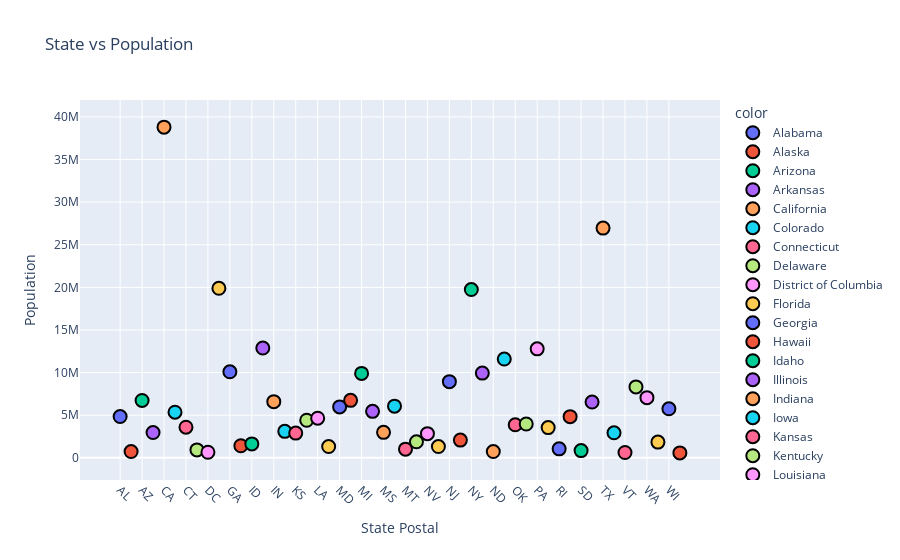

The notebook cell this image was saved under:
### Markdown cell above
## Q4
**Python program to draw a scatter plot for a given dataset and show datalabels on hover** 
<br><br>
Dataset: `https://raw.githubusercontent.com/plotly/datasets/master/2014_usa_states.csv`

### Code cell
def main():
    logger = create_logger('plotly_q4')
    df = pd.read_csv('https://raw.githubusercontent.com/plotly/datasets/master/2014_usa_states.csv')
    print(df.head(5))
    
    fig = px.scatter(x=df['Postal'], y=df['Population'], title="State vs Population",
                    hover_name=df['State'],
                    labels={'x': 'State Postal', 'y': 'Population'},
                    template="plotly",
                    color = df['State'])
    
    # defining marker style
    marker_style = {
            'size': 13,
            'line': {
                'width': 2,
                'color' : 'black'
            }
        }
    
    fig.update_traces(marker=marker_style)
    fig.update_xaxes(tickangle=45)
    
    logger.info('Scatter plot created successfully.')
    fig.show()
    logger.info('Styled Scatter plot displayed successfully.')
    
    
if __name__ == "__main__":
    main()

### Figure 1 — Plotly figure (JSON) as saved in the notebook; plotly's stock layout.template omitted (floating-point values rounded to 4 significant figures)
{"data": [{"hovertemplate": "<b>%{hovertext}</b><br><br>color=Alabama<br>State Postal=%{x}<br>Population=%{y}<extra></extra>", "hovertext": ["Alabama"], "legendgroup": "Alabama", "marker": {"color": "#636efa", "line": {"color": "black", "width": 2}, "size": 13, "symbol": "circle"}, "mode": "markers", "name": "Alabama", "orientation": "v", "showlegend": true, "type": "scatter", "x": ["AL"], "xaxis": "x", "y": [4849377], "yaxis": "y"}, {"hovertemplate": "<b>%{hovertext}</b><br><br>color=Alaska<br>State Postal=%{x}<br>Population=%{y}<extra></extra>", "hovertext": ["Alaska"], "legendgroup": "Alaska", "marker": {"color": "#EF553B", "line": {"color": "black", "width": 2}, "size": 13, "symbol": "circle"}, "mode": "markers", "name": "Alaska", "orientation": "v", "showlegend": true, "type": "scatter", "x": ["AK"], "xaxis": "x", "y": [736732], "yaxis": "y"}, {"hovertemplate": "<b>%{hovertext}</b><br><br>color=Arizona<br>State Postal=%{x}<br>Population=%{y}<extra></extra>", "hovertext": ["Arizona"], "legendgroup": "Arizona", "marker": {"color": "#00cc96", "line": {"color": "black", "width": 2}, "size": 13, "symbol": "circle"}, "mode": "markers", "name": "Arizona", "orientation": "v", "showlegend": true, "type": "scatter", "x": ["AZ"], "xaxis": "x", "y": [6731484], "yaxis": "y"}, {"hovertemplate": "<b>%{hovertext}</b><br><br>color=Arkansas<br>State Postal=%{x}<br>Population=%{y}<extra></extra>", "hovertext": ["Arkansas"], "legendgroup": "Arkansas", "marker": {"color": "#ab63fa", "line": {"color": "black", "width": 2}, "size": 13, "symbol": "circle"}, "mode": "markers", "name": "Arkansas", "orientation": "v", "showlegend": true, "type": "scatter", "x": ["AR"], "xaxis": "x", "y": [2966369], "yaxis": "y"}, {"hovertemplate": "<b>%{hovertext}</b><br><br>color=California<br>State Postal=%{x}<br>Population=%{y}<extra></extra>", "hovertext": ["California"], "legendgroup": "California", "marker": {"color": "#FFA15A", "line": {"color": "black", "width": 2}, "size": 13, "symbol": "circle"}, "mode": "markers", "name": "California", "orientation": "v", "showlegend": true, "type": "scatter", "x": ["CA"], "xaxis": "x", "y": [38802500], "yaxis": "y"}, {"hovertemplate": "<b>%{hovertext}</b><br><br>color=Colorado<br>State Postal=%{x}<br>Population=%{y}<extra></extra>", "hovertext": ["Colorado"], "legendgroup": "Colorado", "marker": {"color": "#19d3f3", "line": {"color": "black", "width": 2}, "size": 13, "symbol": "circle"}, "mode": "markers", "name": "Colorado", "orientation": "v", "showlegend": true, "type": "scatter", "x": ["CO"], "xaxis": "x", "y": [5355866], "yaxis": "y"}, {"hovertemplate": "<b>%{hovertext}</b><br><br>color=Connecticut<br>State Postal=%{x}<br>Population=%{y}<extra></extra>", "hovertext": ["Connecticut"], "legendgroup": "Connecticut", "marker": {"color": "#FF6692", "line": {"color": "black", "width": 2}, "size": 13, "symbol": "circle"}, "mode": "markers", "name": "Connecticut", "orientation": "v", "showlegend": true, "type": "scatter", "x": ["CT"], "xaxis": "x", "y": [3596677], "yaxis": "y"}, {"hovertemplate": "<b>%{hovertext}</b><br><br>color=Delaware<br>State Postal=%{x}<br>Population=%{y}<extra></extra>", "hovertext": ["Delaware"], "legendgroup": "Delaware", "marker": {"color": "#B6E880", "line": {"color": "black", "width": 2}, "size": 13, "symbol": "circle"}, "mode": "markers", "name": "Delaware", "orientation": "v", "showlegend": true, "type": "scatter", "x": ["DE"], "xaxis": "x", "y": [935614], "yaxis": "y"}, {"hovertemplate": "<b>%{hovertext}</b><br><br>color=District of Columbia<br>State Postal=%{x}<br>Population=%{y}<extra></extra>", "hovertext": ["District of Columbia"], "legendgroup": "District of Columbia", "marker": {"color": "#FF97FF", "line": {"color": "black", "width": 2}, "size": 13, "symbol": "circle"}, "mode": "markers", "name": "District of Columbia", "orientation": "v", "showlegend": true, "type": "scatter", "x": ["DC"], "xaxis": "x", "y": [658893], "yaxis": "y"}, {"hovertemplate": "<b>%{hovertext}</b><br><br>color=Florida<br>State Postal=%{x}<br>Population=%{y}<extra></extra>", "hovertext": ["Florida"], "legendgroup": "Florida", "marker": {"color": "#FECB52", "line": {"color": "black", "width": 2}, "size": 13, "symbol": "circle"}, "mode": "markers", "name": "Florida", "orientation": "v", "showlegend": true, "type": "scatter", "x": ["FL"], "xaxis": "x", "y": [19893297], "yaxis": "y"}, {"hovertemplate": "<b>%{hovertext}</b><br><br>color=Georgia<br>State Postal=%{x}<br>Population=%{y}<extra></extra>", "hovertext": ["Georgia"], "legendgroup": "Georgia", "marker": {"color": "#636efa", "line": {"color": "black", "width": 2}, "size": 13, "symbol": "circle"}, "mode": "markers", "name": "Georgia", "orientation": "v", "showlegend": true, "type": "scatter", "x": ["GA"], "xaxis": "x", "y": [10097343], "yaxis": "y"}, {"hovertemplate": "<b>%{hovertext}</b><br><br>color=Hawaii<br>State Postal=%{x}<br>Population=%{y}<extra></extra>", "hovertext": ["Hawaii"], "legendgroup": "Hawaii", "marker": {"color": "#EF553B", "line": {"color": "black", "width": 2}, "size": 13, "symbol": "circle"}, "mode": "markers", "name": "Hawaii", "orientation": "v", "showlegend": true, "type": "scatter", "x": ["HI"], "xaxis": "x", "y": [1419561], "yaxis": "y"}, {"hovertemplate": "<b>%{hovertext}</b><br><br>color=Idaho<br>State Postal=%{x}<br>Population=%{y}<extra></extra>", "hovertext": ["Idaho"], "legendgroup": "Idaho", "marker": {"color": "#00cc96", "line": {"color": "black", "width": 2}, "size": 13, "symbol": "circle"}, "mode": "markers", "name": "Idaho", "orientation": "v", "showlegend": true, "type": "scatter", "x": ["ID"], "xaxis": "x", "y": [1634464], "yaxis": "y"}, {"hovertemplate": "<b>%{hovertext}</b><br><br>color=Illinois<br>State Postal=%{x}<br>Population=%{y}<extra></extra>", "hovertext": ["Illinois"], "legendgroup": "Illinois", "marker": {"color": "#ab63fa", "line": {"color": "black", "width": 2}, "size": 13, "symbol": "circle"}, "mode": "markers", "name": "Illinois", "orientation": "v", "showlegend": true, "type": "scatter", "x": ["IL"], "xaxis": "x", "y": [12880580], "yaxis": "y"}, {"hovertemplate": "<b>%{hovertext}</b><br><br>color=Indiana<br>State Postal=%{x}<br>Population=%{y}<extra></extra>", "hovertext": ["Indiana"], "legendgroup": "Indiana", "marker": {"color": "#FFA15A", "line": {"color": "black", "width": 2}, "size": 13, "symbol": "circle"}, "mode": "markers", "name": "Indiana", "orientation": "v", "showlegend": true, "type": "scatter", "x": ["IN"], "xaxis": "x", "y": [6596855], "yaxis": "y"}, {"hovertemplate": "<b>%{hovertext}</b><br><br>color=Iowa<br>State Postal=%{x}<br>Population=%{y}<extra></extra>", "hovertext": ["Iowa"], "legendgroup": "Iowa", "marker": {"color": "#19d3f3", "line": {"color": "black", "width": 2}, "size": 13, "symbol": "circle"}, "mode": "markers", "name": "Iowa", "orientation": "v", "showlegend": true, "type": "scatter", "x": ["IA"], "xaxis": "x", "y": [3107126], "yaxis": "y"}, {"hovertemplate": "<b>%{hovertext}</b><br><br>color=Kansas<br>State Postal=%{x}<br>Population=%{y}<extra></extra>", "hovertext": ["Kansas"], "legendgroup": "Kansas", "marker": {"color": "#FF6692", "line": {"color": "black", "width": 2}, "size": 13, "symbol": "circle"}, "mode": "markers", "name": "Kansas", "orientation": "v", "showlegend": true, "type": "scatter", "x": ["KS"], "xaxis": "x", "y": [2904021], "yaxis": "y"}, {"hovertemplate": "<b>%{hovertext}</b><br><br>color=Kentucky<br>State Postal=%{x}<br>Population=%{y}<extra></extra>", "hovertext": ["Kentucky"], "legendgroup": "Kentucky", "marker": {"color": "#B6E880", "line": {"color": "black", "width": 2}, "size": 13, "symbol": "circle"}, "mode": "markers", "name": "Kentucky", "orientation": "v", "showlegend": true, "type": "scatter", "x": ["KY"], "xaxis": "x", "y": [4413457], "yaxis": "y"}, {"hovertemplate": "<b>%{hovertext}</b><br><br>color=Louisiana<br>State Postal=%{x}<br>Population=%{y}<extra></extra>", "hovertext": ["Louisiana"], "legendgroup": "Louisiana", "marker": {"color": "#FF97FF", "line": {"color": "black", "width": 2}, "size": 13, "symbol": "circle"}, "mode": "markers", "name": "Louisiana", "orientation": "v", "showlegend": true, "type": "scatter", "x": ["LA"], "xaxis": "x", "y": [4649676], "yaxis": "y"}, {"hovertemplate": "<b>%{hovertext}</b><br><br>color=Maine<br>State Postal=%{x}<br>Population=%{y}<extra></extra>", "hovertext": ["Maine"], "legendgroup": "Maine", "marker": {"color": "#FECB52", "line": {"color": "black", "width": 2}, "size": 13, "symbol": "circle"}, "mode": "markers", "name": "Maine", "orientation": "v", "showlegend": true, "type": "scatter", "x": ["ME"], "xaxis": "x", "y": [1330089], "yaxis": "y"}, {"hovertemplate": "<b>%{hovertext}</b><br><br>color=Maryland<br>State Postal=%{x}<br>Population=%{y}<extra></extra>", "hovertext": ["Maryland"], "legendgroup": "Maryland", "marker": {"color": "#636efa", "line": {"color": "black", "width": 2}, "size": 13, "symbol": "circle"}, "mode": "markers", "name": "Maryland", "orientation": "v", "showlegend": true, "type": "scatter", "x": ["MD"], "xaxis": "x", "y": [5976407], "yaxis": "y"}, {"hovertemplate": "<b>%{hovertext}</b><br><br>color=Massachusetts<br>State Postal=%{x}<br>Population=%{y}<extra></extra>", "hovertext": ["Massachusetts"], "legendgroup": "Massachusetts", "marker": {"color": "#EF553B", "line": {"color": "black", "width": 2}, "size": 13, "symbol": "circle"}, "mode": "markers", "name": "Massachusetts", "orientation": "v", "showlegend": true, "type": "scatter", "x": ["MA"], "xaxis": "x", "y": [6745408], "yaxis": "y"}, {"hovertemplate": "<b>%{hovertext}</b><br><br>color=Michigan<br>State Postal=%{x}<br>Population=%{y}<extra></extra>", "hovertext": ["Michigan"], "legendgroup": "Michigan", "marker": {"color": "#00cc96", "line": {"color": "black", "width": 2}, "size": 13, "symbol": "circle"}, "mode": "markers", "name": "Michigan", "orientation": "v", "showlegend": true, "type": "scatter", "x": ["MI"], "xaxis": "x", "y": [9909877], "yaxis": "y"}, {"hovertemplate": "<b>%{hovertext}</b><br><br>color=Minnesota<br>State Postal=%{x}<br>Population=%{y}<extra></extra>", "hovertext": ["Minnesota"], "legendgroup": "Minnesota", "marker": {"color": "#ab63fa", "line": {"color": "black", "width": 2}, "size": 13, "symbol": "circle"}, "mode": "markers", "name": "Minnesota", "orientation": "v", "showlegend": true, "type": "scatter", "x": ["MN"], "xaxis": "x", "y": [5457173], "yaxis": "y"}, {"hovertemplate": "<b>%{hovertext}</b><br><br>color=Mississippi<br>State Postal=%{x}<br>Population=%{y}<extra></extra>", "hovertext": ["Mississippi"], "legendgroup": "Mississippi", "marker": {"color": "#FFA15A", "line": {"color": "black", "width": 2}, "size": 13, "symbol": "circle"}, "mode": "markers", "name": "Mississippi", "orientation": "v", "showlegend": true, "type": "scatter", "x": ["MS"], "xaxis": "x", "y": [2994079], "yaxis": "y"}, {"hovertemplate": "<b>%{hovertext}</b><br><br>color=Missouri<br>State Postal=%{x}<br>Population=%{y}<extra></extra>", "hovertext": ["Missouri"], "legendgroup": "Missouri", "marker": {"color": "#19d3f3", "line": {"color": "black", "width": 2}, "size": 13, "symbol": "circle"}, "mode": "markers", "name": "Missouri", "orientation": "v", "showlegend": true, "type": "scatter", "x": ["MO"], "xaxis": "x", "y": [6063589], "yaxis": "y"}, {"hovertemplate": "<b>%{hovertext}</b><br><br>color=Montana<br>State Postal=%{x}<br>Population=%{y}<extra></extra>", "hovertext": ["Montana"], "legendgroup": "Montana", "marker": {"color": "#FF6692", "line": {"color": "black", "width": 2}, "size": 13, "symbol": "circle"}, "mode": "markers", "name": "Montana", "orientation": "v", "showlegend": true, "type": "scatter", "x": ["MT"], "xaxis": "x", "y": [1023579], "yaxis": "y"}, {"hovertemplate": "<b>%{hovertext}</b><br><br>color=Nebraska<br>State Postal=%{x}<br>Population=%{y}<extra></extra>", "hovertext": ["Nebraska"], "legendgroup": "Nebraska", "marker": {"color": "#B6E880", "line": {"color": "black", "width": 2}, "size": 13, "symbol": "circle"}, "mode": "markers", "name": "Nebraska", "orientation": "v", "showlegend": true, "type": "scatter", "x": ["NE"], "xaxis": "x", "y": [1881503], "yaxis": "y"}, {"hovertemplate": "<b>%{hovertext}</b><br><br>color=Nevada<br>State Postal=%{x}<br>Population=%{y}<extra></extra>", "hovertext": ["Nevada"], "legendgroup": "Nevada", "marker": {"color": "#FF97FF", "line": {"color": "black", "width": 2}, "size": 13, "symbol": "circle"}, "mode": "markers", "name": "Nevada", "orientation": "v", "showlegend": true, "type": "scatter", "x": ["NV"], "xaxis": "x", "y": [2839098], "yaxis": "y"}, {"hovertemplate": "<b>%{hovertext}</b><br><br>color=New Hampshire<br>State Postal=%{x}<br>Population=%{y}<extra></extra>", "hovertext": ["New Hampshire"], "legendgroup": "New Hampshire", "marker": {"color": "#FECB52", "line": {"color": "black", "width": 2}, "size": 13, "symbol": "circle"}, "mode": "markers", "name": "New Hampshire", "orientation": "v", "showlegend": true, "type": "scatter", "x": ["NH"], "xaxis": "x", "y": [1326813], "yaxis": "y"}, {"hovertemplate": "<b>%{hovertext}</b><br><br>color=New Jersey<br>State Postal=%{x}<br>Population=%{y}<extra></extra>", "hovertext": ["New Jersey"], "legendgroup": "New Jersey", "marker": {"color": "#636efa", "line": {"color": "black", "width": 2}, "size": 13, "symbol": "circle"}, "mode": "markers", "name": "New Jersey", "orientation": "v", "showlegend": true, "type": "scatter", "x": ["NJ"], "xaxis": "x", "y": [8938175], "yaxis": "y"}, {"hovertemplate": "<b>%{hovertext}</b><br><br>color=New Mexico<br>State Postal=%{x}<br>Population=%{y}<extra></extra>", "hovertext": ["New Mexico"], "legendgroup": "New Mexico", "marker": {"color": "#EF553B", "line": {"color": "black", "width": 2}, "size": 13, "symbol": "circle"}, "mode": "markers", "name": "New Mexico", "orientation": "v", "showlegend": true, "type": "scatter", "x": ["NM"], "xaxis": "x", "y": [2085572], "yaxis": "y"}, {"hovertemplate": "<b>%{hovertext}</b><br><br>color=New York<br>State Postal=%{x}<br>Population=%{y}<extra></extra>", "hovertext": ["New York"], "legendgroup": "New York", "marker": {"color": "#00cc96", "line": {"color": "black", "width": 2}, "size": 13, "symbol": "circle"}, "mode": "markers", "name": "New York", "orientation": "v", "showlegend": true, "type": "scatter", "x": ["NY"], "xaxis": "x", "y": [19746227], "yaxis": "y"}, {"hovertemplate": "<b>%{hovertext}</b><br><br>color=North Carolina<br>State Postal=%{x}<br>Population=%{y}<extra></extra>", "hovertext": ["North Carolina"], "legendgroup": "North Carolina", "marker": {"color": "#ab63fa", "line": {"color": "black", "width": 2}, "size": 13, "symbol": "circle"}, "mode": "markers", "name": "North Carolina", "orientation": "v", "showlegend": true, "type": "scatter", "x": ["NC"], "xaxis": "x", "y": [9943964], "yaxis": "y"}, {"hovertemplate": "<b>%{hovertext}</b><br><br>color=North Dakota<br>State Postal=%{x}<br>Population=%{y}<extra></extra>", "hovertext": ["North Dakota"], "legendgroup": "North Dakota", "marker": {"color": "#FFA15A", "line": {"color": "black", "width": 2}, "size": 13, "symbol": "circle"}, "mode": "markers", "name": "North Dakota", "orientation": "v", "showlegend": true, "type": "scatter", "x": ["ND"], "xaxis": "x", "y": [739482], "yaxis": "y"}, {"hovertemplate": "<b>%{hovertext}</b><br><br>color=Ohio<br>State Postal=%{x}<br>Population=%{y}<extra></extra>", "hovertext": ["Ohio"], "legendgroup": "Ohio", "marker": {"color": "#19d3f3", "line": {"color": "black", "width": 2}, "size": 13, "symbol": "circle"}, "mode": "markers", "name": "Ohio", "orientation": "v", "showlegend": true, "type": "scatter", "x": ["OH"], "xaxis": "x", "y": [11594163], "yaxis": "y"}, {"hovertemplate": "<b>%{hovertext}</b><br><br>color=Oklahoma<br>State Postal=%{x}<br>Population=%{y}<extra></extra>", "hovertext": ["Oklahoma"], "legendgroup": "Oklahoma", "marker": {"color": "#FF6692", "line": {"color": "black", "width": 2}, "size": 13, "symbol": "circle"}, "mode": "markers", "name": "Oklahoma", "orientation": "v", "showlegend": true, "type": "scatter", "x": ["OK"], "xaxis": "x", "y": [3878051], "yaxis": "y"}, {"hovertemplate": "<b>%{hovertext}</b><br><br>color=Oregon<br>State Postal=%{x}<br>Population=%{y}<extra></extra>", "hovertext": ["Oregon"], "legendgroup": "Oregon", "marker": {"color": "#B6E880", "line": {"color": "black", "width": 2}, "size": 13, "symbol": "circle"}, "mode": "markers", "name": "Oregon", "orientation": "v", "showlegend": true, "type": "scatter", "x": ["OR"], "xaxis": "x", "y": [3970239], "yaxis": "y"}, {"hovertemplate": "<b>%{hovertext}</b><br><br>color=Pennsylvania<br>State Postal=%{x}<br>Population=%{y}<extra></extra>", "hovertext": ["Pennsylvania"], "legendgroup": "Pennsylvania", "marker": {"color": "#FF97FF", "line": {"color": "black", "width": 2}, "size": 13, "symbol": "circle"}, "mode": "markers", "name": "Pennsylvania", "orientation": "v", "showlegend": true, "type": "scatter", "x": ["PA"], "xaxis": "x", "y": [12787209], "yaxis": "y"}, {"hovertemplate": "<b>%{hovertext}</b><br><br>color=Puerto Rico<br>State Postal=%{x}<br>Population=%{y}<extra></extra>", "hovertext": ["Puerto Rico"], "legendgroup": "Puerto Rico", "marker": {"color": "#FECB52", "line": {"color": "black", "width": 2}, "size": 13, "symbol": "circle"}, "mode": "markers", "name": "Puerto Rico", "orientation": "v", "showlegend": true, "type": "scatter", "x": ["PR"], "xaxis": "x", "y": [3548397], "yaxis": "y"}, {"hovertemplate": "<b>%{hovertext}</b><br><br>color=Rhode Island<br>State Postal=%{x}<br>Population=%{y}<extra></extra>", "hovertext": ["Rhode Island"], "legendgroup": "Rhode Island", "marker": {"color": "#636efa", "line": {"color": "black", "width": 2}, "size": 13, "symbol": "circle"}, "mode": "markers", "name": "Rhode Island", "orientation": "v", "showlegend": true, "type": "scatter", "x": ["RI"], "xaxis": "x", "y": [1055173], "yaxis": "y"}, {"hovertemplate": "<b>%{hovertext}</b><br><br>color=South Carolina<br>State Postal=%{x}<br>Population=%{y}<extra></extra>", "hovertext": ["South Carolina"], "legendgroup": "South Carolina", "marker": {"color": "#EF553B", "line": {"color": "black", "width": 2}, "size": 13, "symbol": "circle"}, "mode": "markers", "name": "South Carolina", "orientation": "v", "showlegend": true, "type": "scatter", "x": ["SC"], "xaxis": "x", "y": [4832482], "yaxis": "y"}, {"hovertemplate": "<b>%{hovertext}</b><br><br>color=South Dakota<br>State Postal=%{x}<br>Population=%{y}<extra></extra>", "hovertext": ["South Dakota"], "legendgroup": "South Dakota", "marker": {"color": "#00cc96", "line": {"color": "black", "width": 2}, "size": 13, "symbol": "circle"}, "mode": "markers", "name": "South Dakota", "orientation": "v", "showlegend": true, "type": "scatter", "x": ["SD"], "xaxis": "x", "y": [853175], "yaxis": "y"}, {"hovertemplate": "<b>%{hovertext}</b><br><br>color=Tennessee<br>State Postal=%{x}<br>Population=%{y}<extra></extra>", "hovertext": ["Tennessee"], "legendgroup": "Tennessee", "marker": {"color": "#ab63fa", "line": {"color": "black", "width": 2}, "size": 13, "symbol": "circle"}, "mode": "markers", "name": "Tennessee", "orientation": "v", "showlegend": true, "type": "scatter", "x": ["TN"], "xaxis": "x", "y": [6549352], "yaxis": "y"}, {"hovertemplate": "<b>%{hovertext}</b><br><br>color=Texas<br>State Postal=%{x}<br>Population=%{y}<extra></extra>", "hovertext": ["Texas"], "legendgroup": "Texas", "marker": {"color": "#FFA15A", "line": {"color": "black", "width": 2}, "size": 13, "symbol": "circle"}, "mode": "markers", "name": "Texas", "orientation": "v", "showlegend": true, "type": "scatter", "x": ["TX"], "xaxis": "x", "y": [26956958], "yaxis": "y"}, {"hovertemplate": "<b>%{hovertext}</b><br><br>color=Utah<br>State Postal=%{x}<br>Population=%{y}<extra></extra>", "hovertext": ["Utah"], "legendgroup": "Utah", "marker": {"color": "#19d3f3", "line": {"color": "black", "width": 2}, "size": 13, "symbol": "circle"}, "mode": "markers", "name": "Utah", "orientation": "v", "showlegend": true, "type": "scatter", "x": ["UT"], "xaxis": "x", "y": [2942902], "yaxis": "y"}, {"hovertemplate": "<b>%{hovertext}</b><br><br>color=Vermont<br>State Postal=%{x}<br>Population=%{y}<extra></extra>", "hovertext": ["Vermont"], "legendgroup": "Vermont", "marker": {"color": "#FF6692", "line": {"color": "black", "width": 2}, "size": 13, "symbol": "circle"}, "mode": "markers", "name": "Vermont", "orientation": "v", "showlegend": true, "type": "scatter", "x": ["VT"], "xaxis": "x", "y": [626562], "yaxis": "y"}, {"hovertemplate": "<b>%{hovertext}</b><br><br>color=Virginia<br>State Postal=%{x}<br>Population=%{y}<extra></extra>", "hovertext": ["Virginia"], "legendgroup": "Virginia", "marker": {"color": "#B6E880", "line": {"color": "black", "width": 2}, "size": 13, "symbol": "circle"}, "mode": "markers", "name": "Virginia", "orientation": "v", "showlegend": true, "type": "scatter", "x": ["VA"], "xaxis": "x", "y": [8326289], "yaxis": "y"}, {"hovertemplate": "<b>%{hovertext}</b><br><br>color=Washington<br>State Postal=%{x}<br>Population=%{y}<extra></extra>", "hovertext": ["Washington"], "legendgroup": "Washington", "marker": {"color": "#FF97FF", "line": {"color": "black", "width": 2}, "size": 13, "symbol": "circle"}, "mode": "markers", "name": "Washington", "orientation": "v", "showlegend": true, "type": "scatter", "x": ["WA"], "xaxis": "x", "y": [7061530], "yaxis": "y"}, {"hovertemplate": "<b>%{hovertext}</b><br><br>color=West Virginia<br>State Postal=%{x}<br>Population=%{y}<extra></extra>", "hovertext": ["West Virginia"], "legendgroup": "West Virginia", "marker": {"color": "#FECB52", "line": {"color": "black", "width": 2}, "size": 13, "symbol": "circle"}, "mode": "markers", "name": "West Virginia", "orientation": "v", "showlegend": true, "type": "scatter", "x": ["WV"], "xaxis": "x", "y": [1850326], "yaxis": "y"}, {"hovertemplate": "<b>%{hovertext}</b><br><br>color=Wisconsin<br>State Postal=%{x}<br>Population=%{y}<extra></extra>", "hovertext": ["Wisconsin"], "legendgroup": "Wisconsin", "marker": {"color": "#636efa", "line": {"color": "black", "width": 2}, "size": 13, "symbol": "circle"}, "mode": "markers", "name": "Wisconsin", "orientation": "v", "showlegend": true, "type": "scatter", "x": ["WI"], "xaxis": "x", "y": [5757564], "yaxis": "y"}, {"hovertemplate": "<b>%{hovertext}</b><br><br>color=Wyoming<br>State Postal=%{x}<br>Population=%{y}<extra></extra>", "hovertext": ["Wyoming"], "legendgroup": "Wyoming", "marker": {"color": "#EF553B", "line": {"color": "black", "width": 2}, "size": 13, "symbol": "circle"}, "mode": "markers", "name": "Wyoming", "orientation": "v", "showlegend": true, "type": "scatter", "x": ["WY"], "xaxis": "x", "y": [584153], "yaxis": "y"}], "layout": {"legend": {"title": {"text": "color"}, "tracegroupgap": 0}, "title": {"text": "State vs Population"}, "xaxis": {"anchor": "y", "domain": [0, 1], "tickangle": 45, "title": {"text": "State Postal"}}, "yaxis": {"anchor": "x", "domain": [0, 1], "title": {"text": "Population"}}}}
